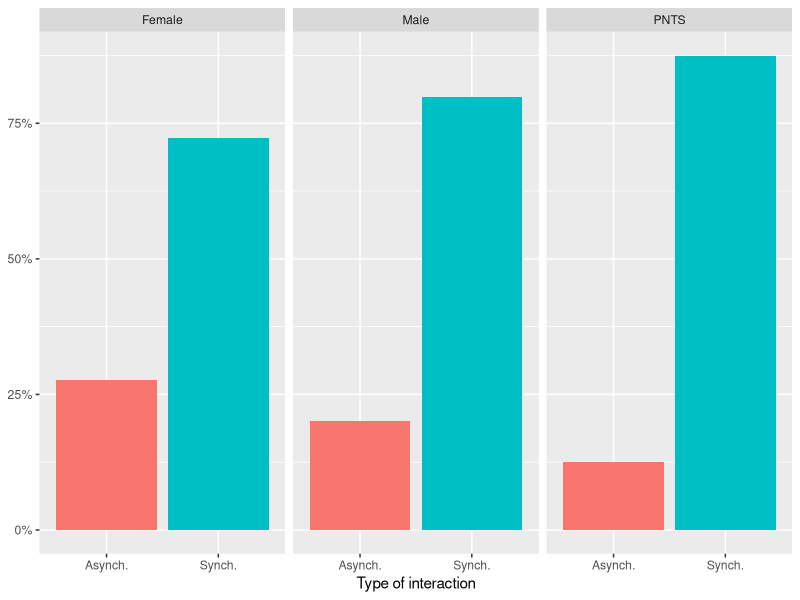
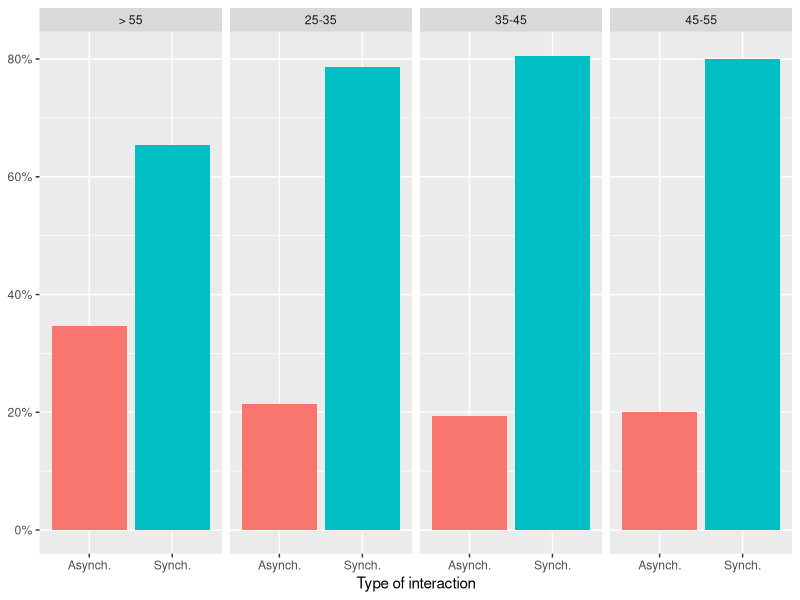
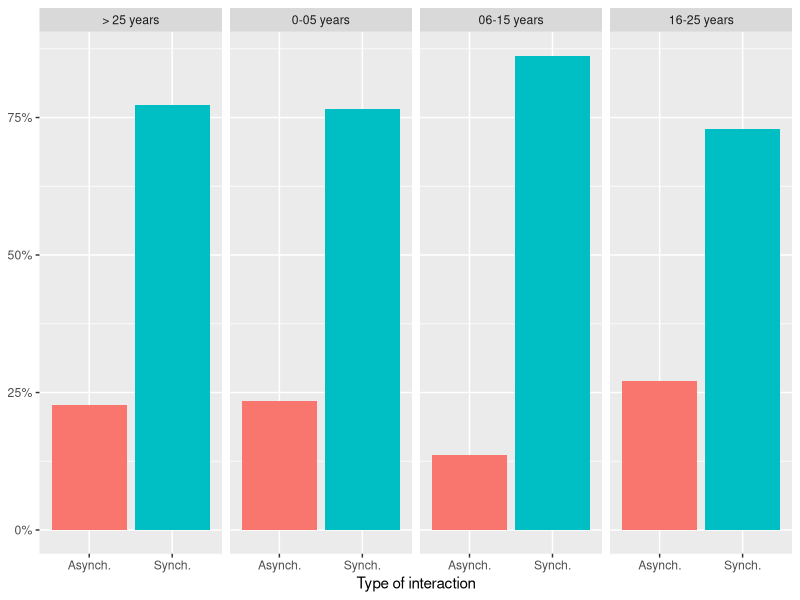
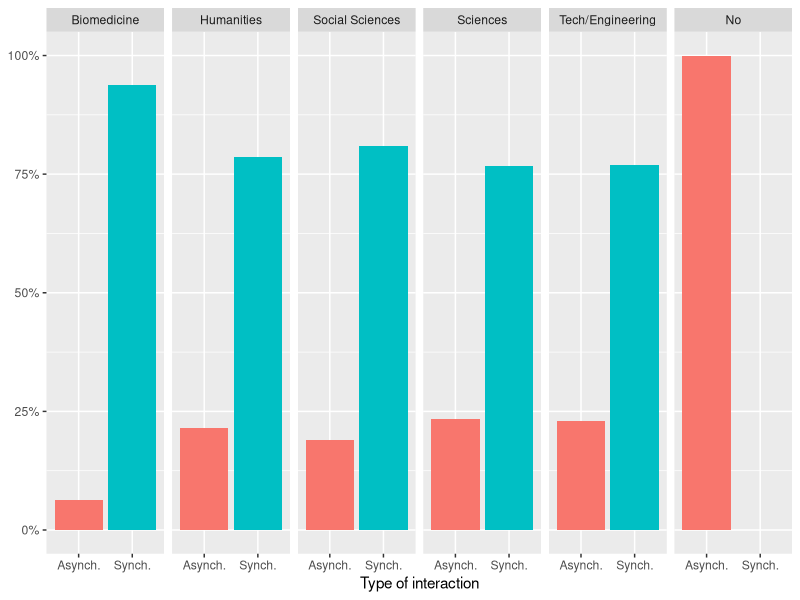
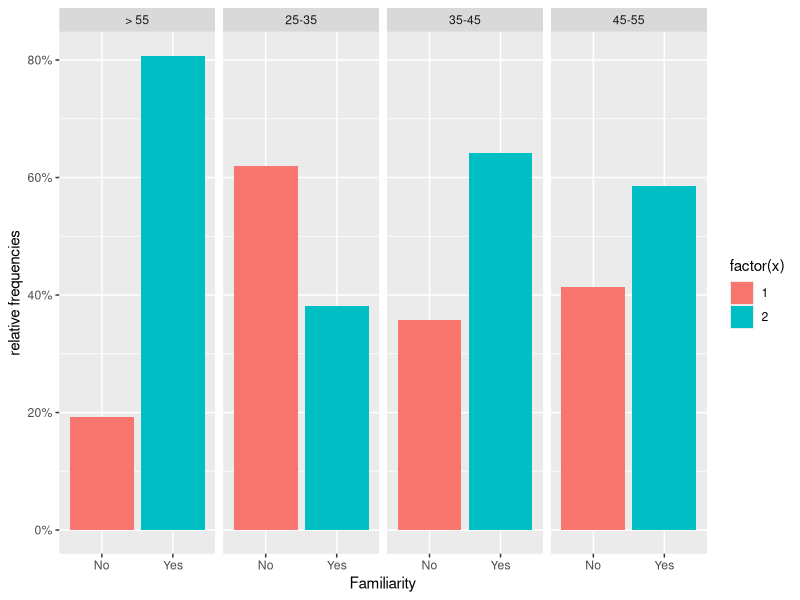
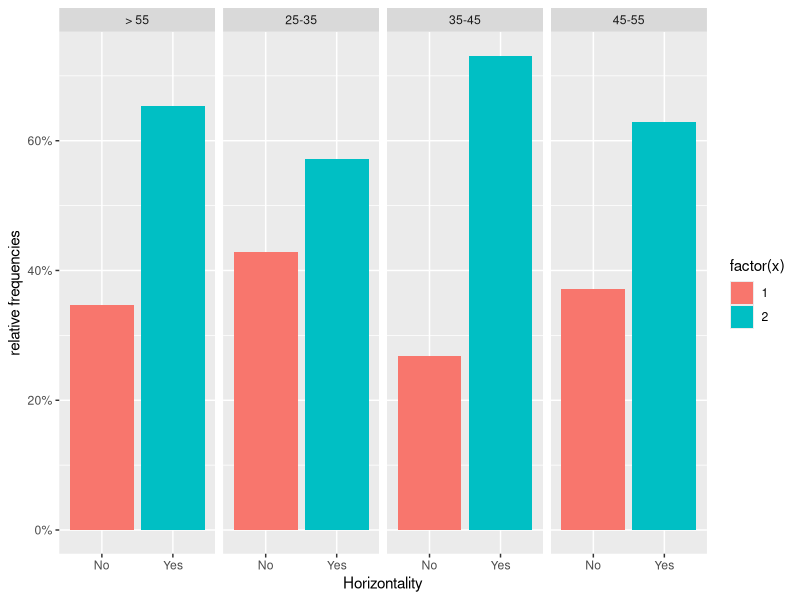
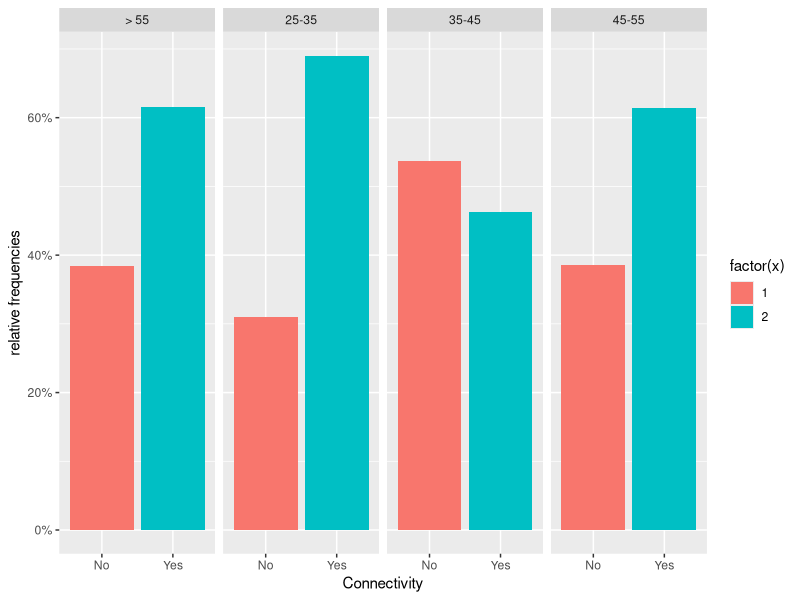
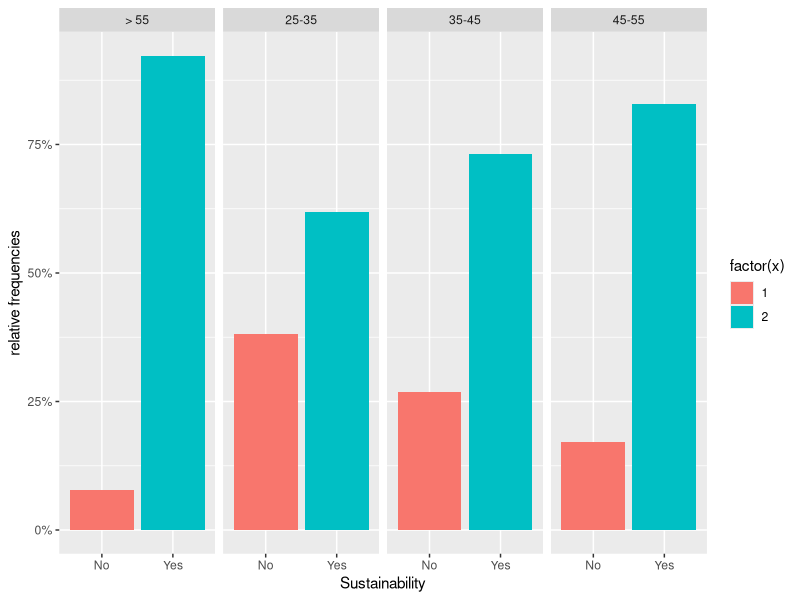

Here is the R script that generated these plots, in order:
library(ggplot2)
library(dplyr)
library(tidyr)
library(scales)
library(ggthemes)

data <- read.csv("../data/survey-student-interaction-pilot-3-2021-EN.csv")

ggplot(data, aes(x = Interaction.Synchrony..or.not., group = Gender)) + geom_bar(aes(y = ..prop.., fill = factor(..x..)), stat="count", show.legend = FALSE) + scale_y_continuous(labels=scales::percent) + xlab("Type of interaction") + ylab("relative frequencies") + facet_grid(~factor(Gender, levels=c('Female','Male','PNTS'))) + theme(axis.title.y=element_blank())
ggsave('../figures/gender_interaction.pdf', width = 100, height = 70, units = "mm")
ggplot(data, aes(x = Interaction.Synchrony..or.not., group = Age)) + geom_bar(aes(y = ..prop.., fill = factor(..x..)), stat="count", show.legend = FALSE) + scale_y_continuous(labels=scales::percent) + xlab("Type of interaction") + ylab("relative frequencies") + facet_grid(~Age) + theme(axis.title.y=element_blank())
ggsave('../figures/age_interaction.pdf', width = 100, height = 70, units = "mm")
ggplot(data, aes(x = Interaction.Synchrony..or.not., group = Experience)) + geom_bar(aes(y = ..prop.., fill = factor(..x..)), stat="count", show.legend = FALSE) + scale_y_continuous(labels=scales::percent) + xlab("Type of interaction") + ylab("relative frequencies") + facet_grid(~Experience) + theme(axis.title.y=element_blank())
ggsave('../figures/experience_interaction.pdf', width = 100, height = 70, units = "mm")
ggplot(data, aes(x = Interaction.Synchrony..or.not., group = Discipline)) + geom_bar(aes(y = ..prop.., fill = factor(..x..)), stat="count", show.legend = FALSE) + scale_y_continuous(labels=scales::percent) + xlab("Type of interaction") + ylab("relative frequencies") + facet_grid(~factor(Discipline, levels=c('Biomedicine','Humanities','Social Sciences', "Sciences", "Tech/Engineering","No"))) + theme(axis.title.y=element_blank())
ggsave('../figures/discipline_interaction.pdf', width = 186, height = 77, units = "mm")




ggplot(data, aes(x = Familiarity, group = Age)) + geom_bar(aes(y = ..prop.., fill = factor(..x..)), stat="count") + scale_y_continuous(labels=scales::percent) + ylab("relative frequencies") + facet_grid(~Age)
ggplot(data, aes(x = Horizontality, group = Age)) + geom_bar(aes(y = ..prop.., fill = factor(..x..)), stat="count") + scale_y_continuous(labels=scales::percent) + ylab("relative frequencies") + facet_grid(~Age)
ggplot(data, aes(x = Connectivity, group = Age)) + geom_bar(aes(y = ..prop.., fill = factor(..x..)), stat="count") + scale_y_continuous(labels=scales::percent) + ylab("relative frequencies") + facet_grid(~Age)
ggplot(data, aes(x = Sustainability, group = Age)) + geom_bar(aes(y = ..prop.., fill = factor(..x..)), stat="count") + scale_y_continuous(labels=scales::percent) + ylab("relative frequencies") + facet_grid(~Age)
ggplot(data, aes(x = OfficialFormation, group = Age)) + geom_bar(aes(y = ..prop.., fill = factor(..x..)), stat="count") + scale_y_continuous(labels=scales::percent) + ylab("relative frequencies") + facet_grid(~Age)

ggplot(data, aes(x = Familiarity, group = Experience)) + geom_bar(aes(y = ..prop.., fill = factor(..x..)), stat="count") + scale_y_continuous(labels=scales::percent) + ylab("relative frequencies") + facet_grid(~Experience)
ggplot(data, aes(x = Horizontality, group = Experience)) + geom_bar(aes(y = ..prop.., fill = factor(..x..)), stat="count") + scale_y_continuous(labels=scales::percent) + ylab("relative frequencies") + facet_grid(~Experience)
ggplot(data, aes(x = Connectivity, group = Experience)) + geom_bar(aes(y = ..prop.., fill = factor(..x..)), stat="count") + scale_y_continuous(labels=scales::percent) + ylab("relative frequencies") + facet_grid(~Experience)
ggplot(data, aes(x = Sustainability, group = Experience)) + geom_bar(aes(y = ..prop.., fill = factor(..x..)), stat="count") + scale_y_continuous(labels=scales::percent) + ylab("relative frequencies") + facet_grid(~Experience)
ggplot(data, aes(x = OfficialFormation, group = Experience)) + geom_bar(aes(y = ..prop.., fill = factor(..x..)), stat="count") + scale_y_continuous(labels=scales::percent) + ylab("relative frequencies") + facet_grid(~Experience)

ggplot(data, aes(x = Familiarity, group = Discipline)) + geom_bar(aes(y = ..prop.., fill = factor(..x..)), stat="count") + scale_y_continuous(labels=scales::percent) + ylab("relative frequencies") + facet_grid(~Discipline)
ggplot(data, aes(x = Horizontality, group = Discipline)) + geom_bar(aes(y = ..prop.., fill = factor(..x..)), stat="count") + scale_y_continuous(labels=scales::percent) + ylab("relative frequencies") + facet_grid(~Discipline)
ggplot(data, aes(x = Connectivity, group = Discipline)) + geom_bar(aes(y = ..prop.., fill = factor(..x..)), stat="count") + scale_y_continuous(labels=scales::percent) + ylab("relative frequencies") + facet_grid(~Discipline)
ggplot(data, aes(x = Sustainability, group = Discipline)) + geom_bar(aes(y = ..prop.., fill = factor(..x..)), stat="count") + scale_y_continuous(labels=scales::percent) + ylab("relative frequencies") + facet_grid(~Discipline)
ggplot(data, aes(x = OfficialFormation, group = Discipline)) + geom_bar(aes(y = ..prop.., fill = factor(..x..)), stat="count") + scale_y_continuous(labels=scales::percent) + ylab("relative frequencies") + facet_grid(~Discipline)

ggplot(data, aes(x = Familiarity, group = Gender)) + geom_bar(aes(y = ..prop.., fill = factor(..x..)), stat="count") + scale_y_continuous(labels=scales::percent) + ylab("relative frequencies") + facet_grid(~Gender)
ggplot(data, aes(x = Horizontality, group = Gender)) + geom_bar(aes(y = ..prop.., fill = factor(..x..)), stat="count") + scale_y_continuous(labels=scales::percent) + ylab("relative frequencies") + facet_grid(~Gender)
ggplot(data, aes(x = Connectivity, group = Gender)) + geom_bar(aes(y = ..prop.., fill = factor(..x..)), stat="count") + scale_y_continuous(labels=scales::percent) + ylab("relative frequencies") + facet_grid(~Gender)
ggplot(data, aes(x = Sustainability, group = Gender)) + geom_bar(aes(y = ..prop.., fill = factor(..x..)), stat="count") + scale_y_continuous(labels=scales::percent) + ylab("relative frequencies") + facet_grid(~Gender)
ggplot(data, aes(x = OfficialFormation, group = Gender)) + geom_bar(aes(y = ..prop.., fill = factor(..x..)), stat="count") + scale_y_continuous(labels=scales::percent) + ylab("relative frequencies") + facet_grid(~Gender)


